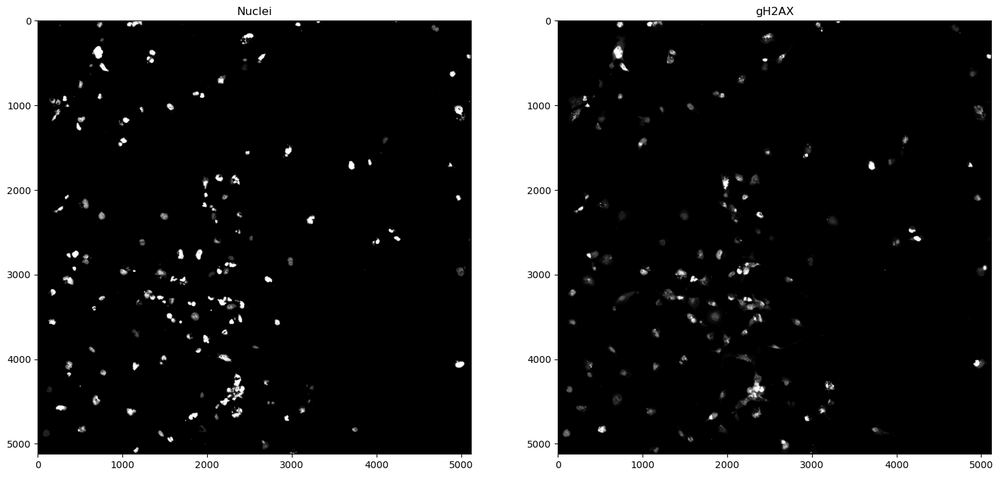
#> input picture nuclei_gH2AX_tile.png, 1000 x 477 px, shrunk from 1463 x 698 before the run; its folder holds only this picture in this run
$ python -i segment_functions.py   (imports and definitions only)
#> lines starting #> are read from the running program, lines starting #| are printed output that depends on the picture
#> further down, picture is the input picture: shape (477, 1000); min 0, max 255, mean 55.6
# adapting from from https://github.com/feldman4/OpticalPooledScreens/blob/master/ops/process.py

import time
from contextlib import contextmanager
import skimage as ski
import skimage.segmentation
import skimage.morphology
import numpy as np
from scipy import ndimage as ndi

OPS_PROFILE = False
OPS_PROFILE_VERBOSE = False
OPS_PROFILE_TIMES = {}

# [13 lines left out: function ops_timer, not called in this run]

def ops_timing_reset():
    OPS_PROFILE_TIMES.clear()

def ops_timing_report():
    return sorted(OPS_PROFILE_TIMES.items(), key=lambda kv: kv[1], reverse=True)

# [98 lines left out: functions ops_timing_summary, find_nuclei, binarize, filter_by_region, not called in this run]


def apply_watershed(img, smooth=4):
#> called with smooth = 4
    distance = ndi.distance_transform_edt(img)
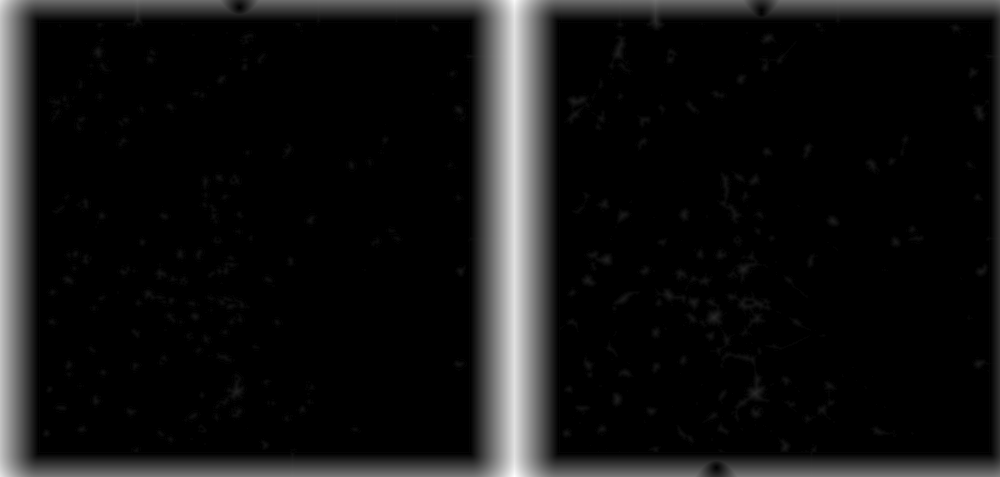
#> distance: shape (477, 1000) float64; min 0, max 49.65, mean 3.8; drawn with min black and max white
    if smooth > 0:
        distance = skimage.filters.gaussian(distance, sigma=smooth)
    # Identify local maxima in the distance transform
    coordinates = skimage.feature.peak_local_max(
        distance, min_distance=1, footprint=np.ones((3, 3)), exclude_border=False
    )
#> coordinates = 2214 pairs, first value 0 to 476, second value 0 to 999
    # Create a boolean mask of local maxima
    local_max = np.zeros_like(distance, dtype=bool)
    if len(coordinates) > 0:
        local_max[tuple(coordinates.T)] = True
    # label the local maxima
    markers = ndi.label(local_max)[0]
    # apply watershed algorithm to the distance transform
    result = skimage.segmentation.watershed(-distance, markers, mask=img)
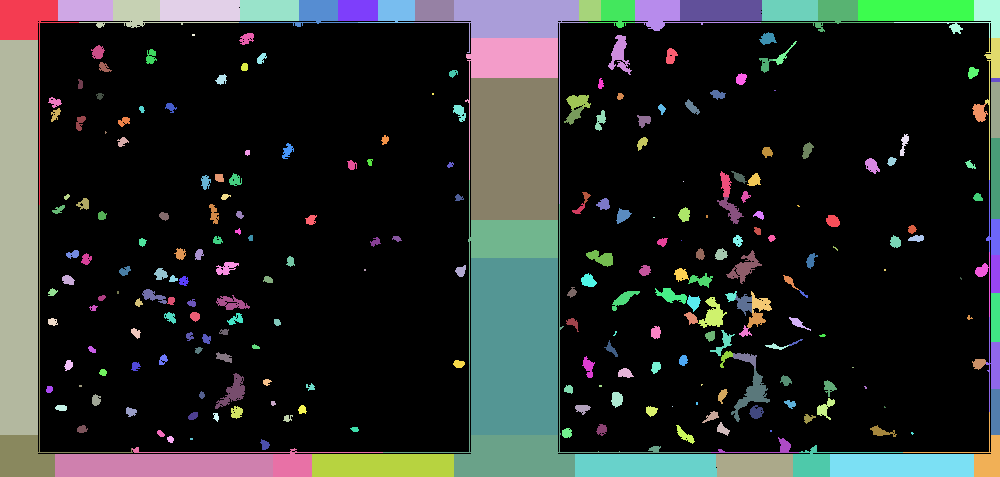
#> result: shape (477, 1000) int32; 273 distinct labels, from 0 to 276; one colour per label, 0 black
    return result.astype(np.uint16)
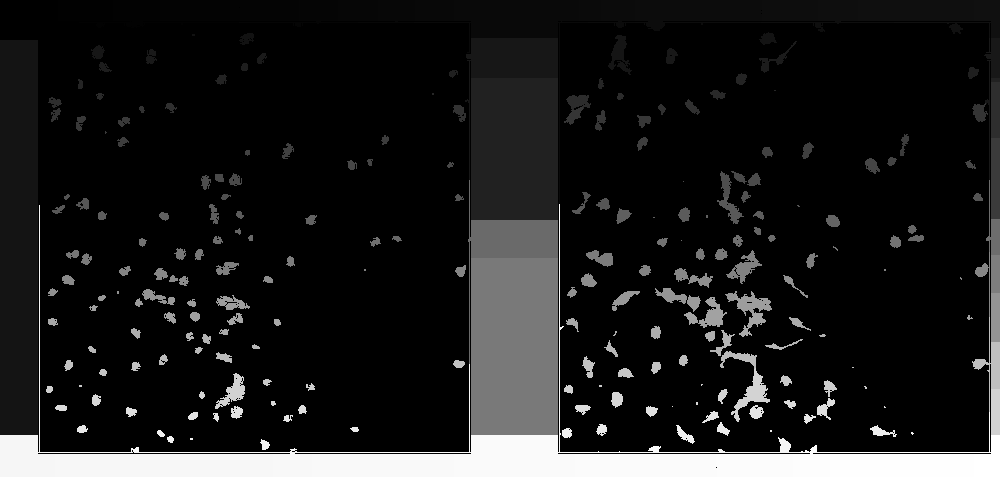
#> returned value: shape (477, 1000) uint16; min 0, max 276, mean 29.8; drawn with min black and max white

# [4 lines left out: function simple_binary, not called in this run]

>>> import cv2
>>> picture = cv2.imread('nuclei_gH2AX_tile.png', cv2.IMREAD_GRAYSCALE)
>>> result = apply_watershed(picture)
